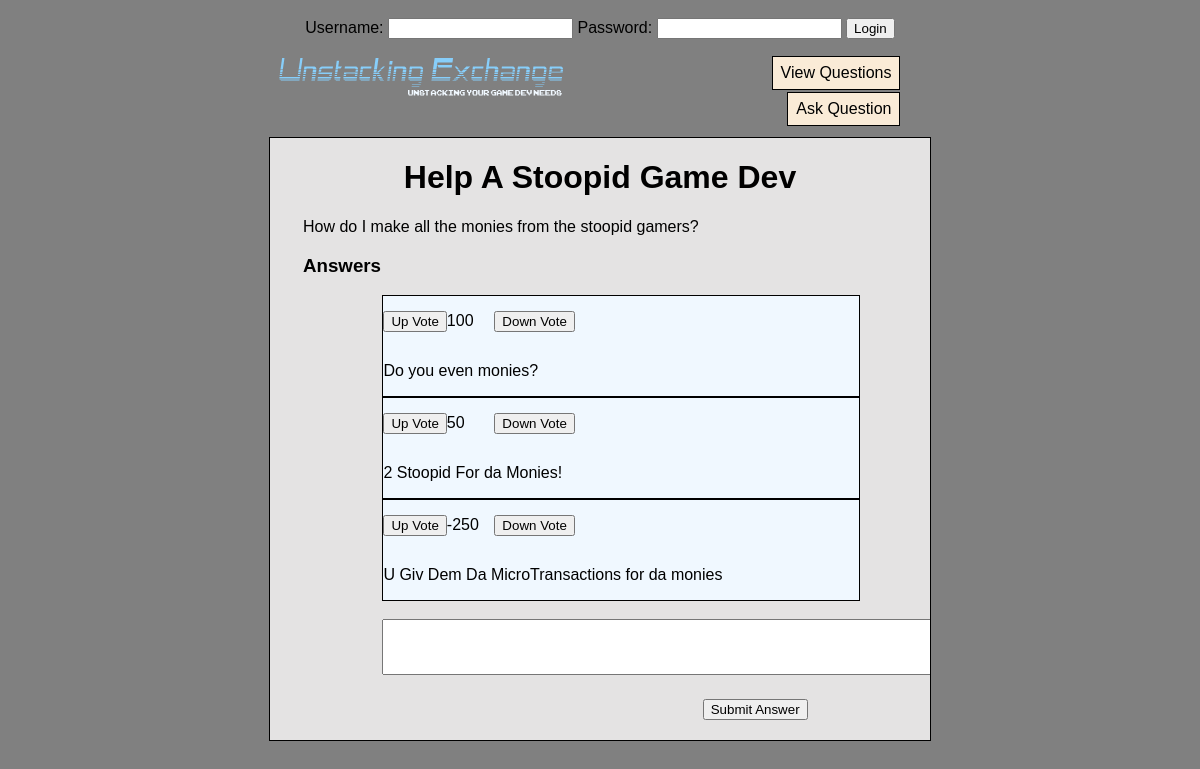
The app's page /QuestionView.php?id=2 with its own data.
### tables this page shows
CREATE TABLE `Questions` (
  `id` int(11) NOT NULL AUTO_INCREMENT,
  `questionScore` int(250) NOT NULL,
  `questionTitle` varchar(250) NOT NULL,
  `questionBody` varchar(8000) NOT NULL,
  PRIMARY KEY (`id`)
);

CREATE TABLE `Answers` (
  `AnswerID` int(11) NOT NULL AUTO_INCREMENT,
  `questionID` int(250) NOT NULL,
  `answerScore` int(250) NOT NULL,
  `answerBody` varchar(2000) NOT NULL,
  PRIMARY KEY (`AnswerID`)
);

### QuestionView.php (the view, shortened to what this page needs)
<?php
require('PHP/Connect.php');
?>
<!DOCTYPE html>
<html lang="en">
    <head>
        <link rel="stylesheet" type="text/css" href="CSS/stylesheet.css">
    </head>
    <body>
        <div id="Header">
            <form class="FormLogin">
                Username: <input type="text" name='user' >
                Password: <input type="password" name='pass' >
                <input type="submit" value="Login">
            </form>
            <div class="Navigation">
                <h1>
                    <a href="index.php"><img src="images/Logo.png" class="logo"></a>
                </h1>
                <ul>
                    <li><a href="questions.php">View Questions</a></li>
                    <li><A href="ask.php">Ask Question</a></li>
                </ul>
            </div>
        </div>
        <div id="Container">
            <div id="Content">
                <?php
                $sql = "SELECT * FROM Questions WHERE id='".$_GET["id"] . "'";
                $sqlA = "SELECT * FROM Answers WHERE questionID='".$_GET["id"]."' ORDER BY answerScore DESC";
                $result = mysqli_query($conn, $sql);
                $resultA = mysqli_query($conn, $sqlA);
                if (mysqli_num_rows($result) > 0)
                {
                    while ($row = mysqli_fetch_assoc($result))
                    {
                            echo "<div id=\"QuestionTitle\">";
                            echo "<h1>" . $row["questionTitle"] . "</h1>";
                            echo "</div>";
                            echo "<div id=\"QuestionBody\">";
                            echo "<p>";
                            echo $row["questionBody"];
                            echo "</p>";
                            echo "</div>";
                            echo "<div id=\"Answers\">";
                            echo "<h3>Answers</h3>";
                            echo "<ul>";
                            if (mysqli_num_rows($resultA) > 0)
                            {
                                while ($rowA = mysqli_fetch_assoc($resultA))
                                {
                                    echo "<li>" . " <button>Up Vote</button>" . "<p id=\"AnswerScore\">" . $rowA["answerScore"] . "</p>" .
                                    "<button>Down Vote</button>". "<p id=\"AnswerText\">" . $rowA["answerBody"] . "</p>" . "</li>";
                                }
                            }
                            echo "<br />";
                    }
                }
                ?>
                <form method="post">
                    <textarea rows="30" name="ABody" style="width: 600px; height: 50px;"></textarea>
                    <input type="submit" name="submit" value="Submit Answer" style="margin: 20px 50px; float: right"/>
                </form>
                <?php
                    echo "</ul>";
                ?>
            </div>
        </div>
    </body>
</html>

### CSS/stylesheet.css (style rules this page uses)
body { background: Gray; margin: 0; padding: 0; text-align: center; color: #000000; font-family: Arial, Helvetica, sans-serif; font-size: 100%; }
#Container { width:55%; margin:10px auto; text-align: left; background-color: #E4E3E3; border: 1px solid #000000; }
#Content { width: 100%; height: 100%; overflow: hidden; }
.Navigation { width:55%; margin:auto; text-align: left; }
.Navigation h1 { display: inline-block; width: 60%; margin: 0; padding: 0; }
.logo { width: 300px; height: 75px; }
.Navigation ul { display: inline-block; width: 35%; text-align: right; margin: 0; padding: 0; }
.Navigation ul li { display: inline-block; border: 1px solid black; margin: 1px; background: #FAEBD7; }
.Navigation ul li a { display: block; text-decoration: none; text-align: center; padding: 7px 8px; color: black; }
#QuestionBody { margin: auto; width: 90%; }
#QuestionTitle { text-align: center; margin: auto; }
#Answers { width: 90%; margin: auto; }
#Answers ul { width: 80%; margin: auto; }
#Answers ul li { width: 100%; border: 1px solid black; background-color: #F0F8FF; display: block; }
#AnswerScore { width: 10%; display: inline-block; }
#AnswerText { width: 80%; display: inline-block; }

### records on screen
questions: questionTitle "Help A Stoopid Game Dev", questionBody "How do I make all the monies from the stoopid gamers?"
answers: answerScore "100", answerBody "Do you even monies?"
answers: answerScore "50", answerBody "2 Stoopid For da Monies!"
answers: answerScore "-250", answerBody "U Giv Dem Da MicroTransactions for da monies"
